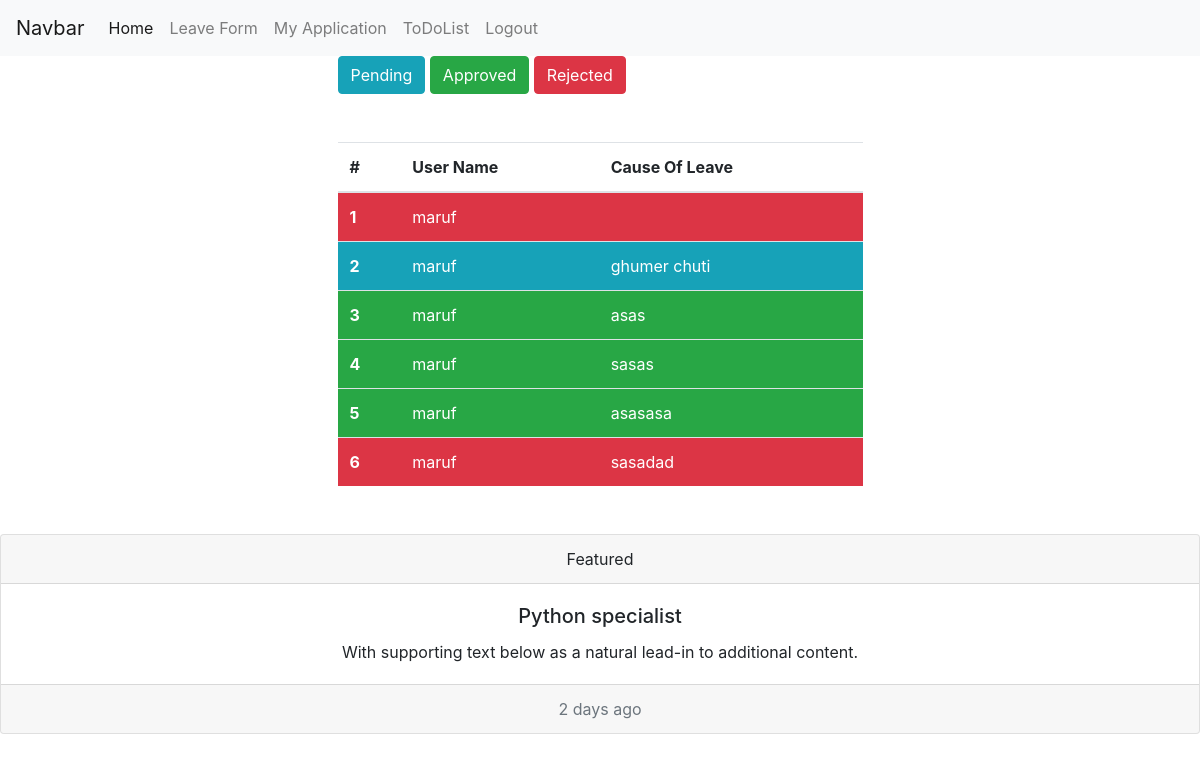
Page /my-application/ (signed in) on the earlier database version.
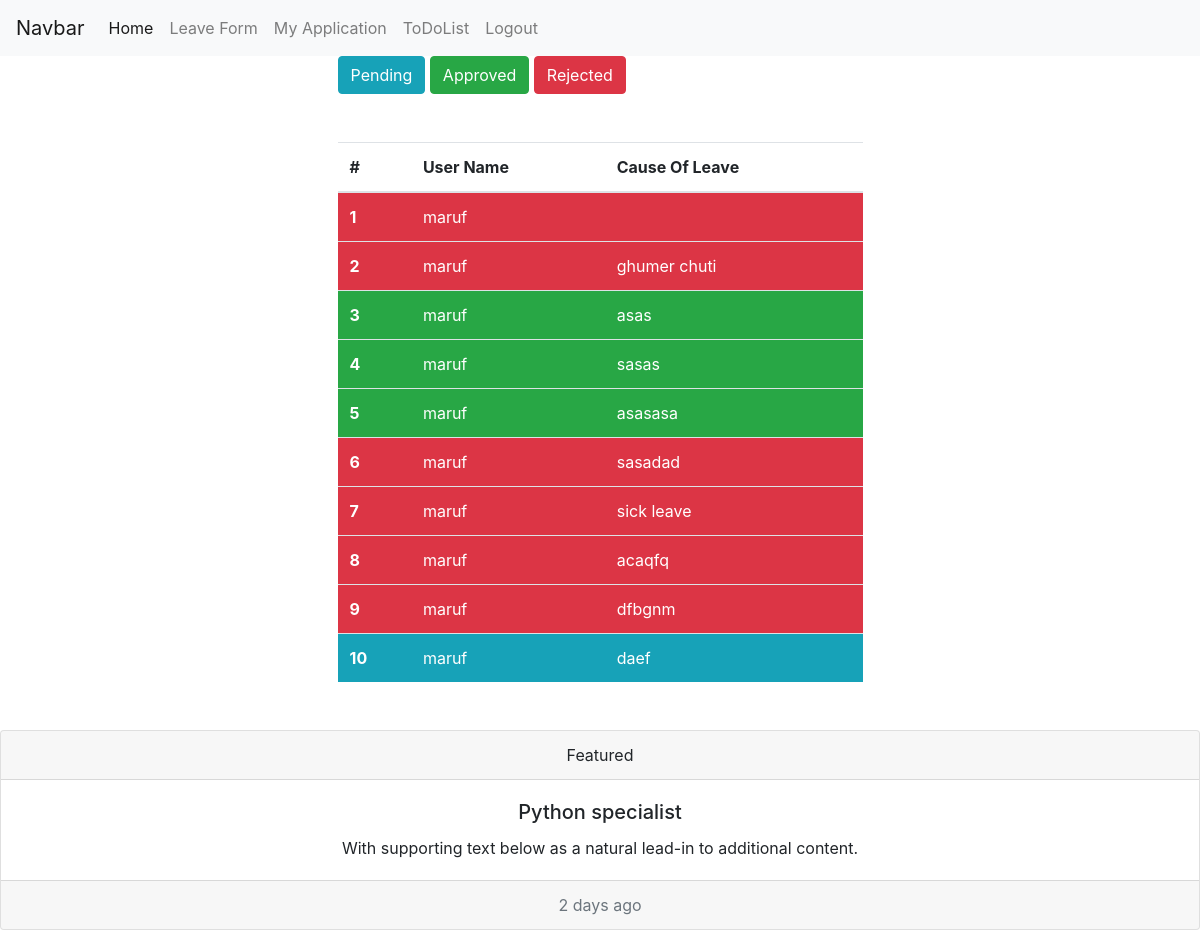
Same page on the later database version.
### emsapp/models.py (models this page shows)
class LeaveApplication(models.Model):
    user = models.ForeignKey(User, on_delete=models.CASCADE)
    cause_of_leave = models.TextField(blank = True, null = True)
    start_date = models.DateField(blank = True, null = True)
    end_date = models.DateField(blank = True, null = True)
    checked = models.BooleanField(default=False)
    approved = models.BooleanField(default=False)
    def __str__(self):
        return str(self.user)

### emsapp/views.py (the view)
# urls.py: path('my-application/', my_application, name='my_application'),
def my_application(request):
    user = request.user
    application = LeaveApplication.objects.filter(user = user)
    print(application)
    context = {'application':application}
    return render(request, 'my-application.html', context)

### emsapp/templatetags/has_group.py (called while the page is built)
@register.filter(name='has_group')
def has_group(user, group_name):
    group = Group.objects.get(name=group_name)
    return True if group in user.groups.all() else False

### templates/my-application.html
{% extends 'base.html' %}
{% block content %}
    <div class="container">
        <div class="col-md-6 m-auto">
            <button class="btn btn-info">Pending</button>
            <button class="btn btn-success">Approved</button>
            <button class="btn btn-danger">Rejected</button>
            <table class="table mt-5">
                <thead>
                  <tr>
                    <th scope="col">#</th>
                    <th scope="col">User Name</th>
                    <th scope="col">Cause Of Leave</th>
                  </tr>
                </thead>
                <tbody>
                  {% for application in application %}
                  <tr {% if application.approved == True %} class="btn-success" {% elif application.approved == False and application.checked == True %} class="btn-danger" {% elif application.checked == False %} class="btn-info" {% endif %}>
                    <th scope="row">{{ forloop.counter }}</th>
                    <td>{{ application.user.username }}</td>
                    <td>{{ application.cause_of_leave }}</td>
                  </tr>
                  {% endfor %}
                </tbody>
              </table>
        </div>
    </div>
{% endblock %}

### templates/base.html (shortened to what this page needs)
{% load static %}
<!DOCTYPE html>
<html lang="en">
{% load has_group %}
<head>
    <link rel="stylesheet" href="https://maxcdn.bootstrapcdn.com/bootstrap/4.0.0/css/bootstrap.min.css">
    <link rel="stylesheet" href="{% static 'css/add_employee.css' %}">
</head>
<body>
    <nav class="navbar navbar-expand-lg navbar-light bg-light">
        <a class="navbar-brand" href="#">Navbar</a>
        <div class="collapse navbar-collapse" id="navbarNav">
          <ul class="navbar-nav">
            <li class="nav-item active">
              <a class="nav-link" href="#">Home <span class="sr-only">(current)</span></a>
            </li>
            <li class="nav-item">
              <a class="nav-link" href="{% url 'add-leave-form' %}">Leave Form</a>
            </li>
            <li class="nav-item">
              <a class="nav-link" href="{% url 'my_application' %}">My Application</a>
            </li>
            <li class="nav-item">
              <a class="nav-link" href="{% url 'todolist' %}">ToDoList</a>
            </li>
            <li class="nav-item">
              <a class="nav-link" href="{% url 'user_logout' %}">Logout</a>
            </li>
          </ul>
        </div>
      </nav>
{% block content %}
{% endblock %}
<div class="card text-center mt-5">
    <div class="card-header">
      Featured
    </div>
    <div class="card-body">
      <h5 class="card-title">Python specialist</h5>
      <p class="card-text">With supporting text below as a natural lead-in to additional content.</p>
    </div>
    <div class="card-footer text-muted">
      2 days ago
    </div>
  </div>
</body>
</html>

Differences in the rows shown:
changed LeaveApplication "ghumer chuti": checked False → True (drawn)
added LeaveApplication: user.username "maruf", cause_of_leave "sick leave"
added LeaveApplication: user.username "maruf", cause_of_leave "acaqfq"
added LeaveApplication: user.username "maruf", cause_of_leave "dfbgnm"
added LeaveApplication: user.username "maruf", cause_of_leave "daef"
